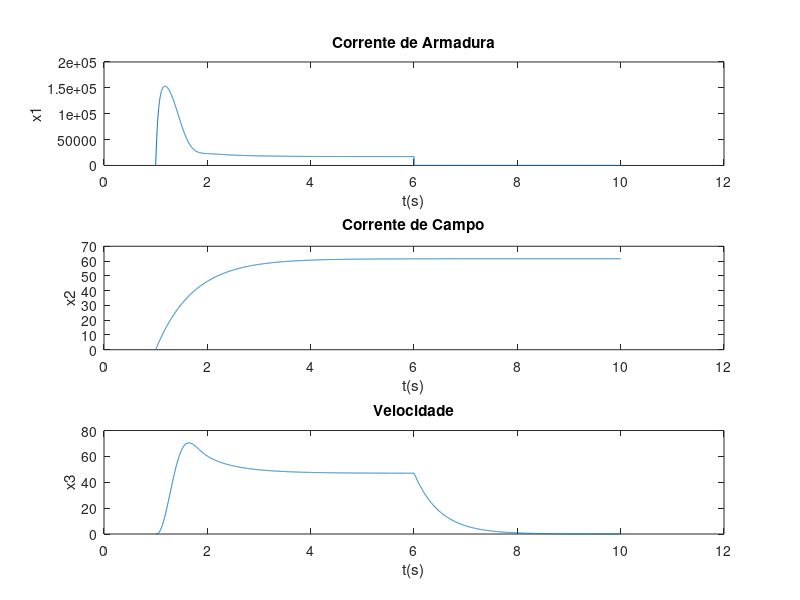
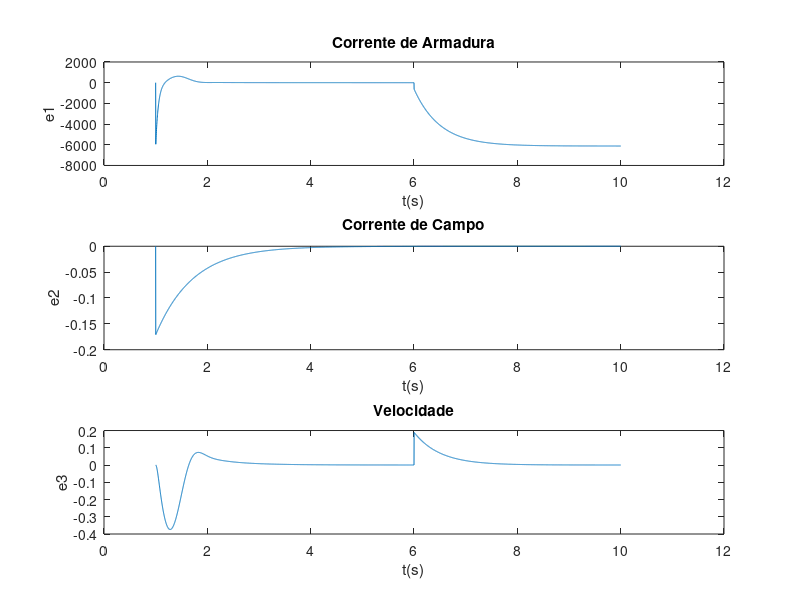

These figures' MATLAB source, in order:
ra = 4.6e-3;
rfd = 12.1875;
la = 2.38e-4;
lfd = 8.750;
lafd = 0.23;
jm = 2580;
va = 750;
vfd = 750 
ia = 17098
bm = 127;
c0 = 0;
c1 = 5041.7;
c2 = 0;
h = 0.002;
x1(1)=0;
x2(1)=0;
x3(1)=0;

kaa = 1;
kafd = 1;
kcca = 0;
kccfd = 0;
kfia = 0;
kfifd = 0; 
kfwr = 0;
kraca = 1;
krafv = 1;
klaca = 1; 
krfdcdf = 1;
krfdfv = 1;
klfdcfd = 1;
kfl = 1;
la1 = .9;
la2 = .9; 
la3 = .9;


a1 = exp(-(ra/la)*h);
a3 = exp(-(rfd/lfd)*h);
a5 = exp(-(bm/jm)*h);

b1 = (1-a1)/ra;
d1 = -(1-a5)/bm;
b2 = ((1-a3)/rfd);

i = 2;
for k = 1:h:10
    
    if k == 6
        kaa = 0;
        kafd = 1;
        kcca = 0;
        kccfd = 0;
    end
    
     if k==6
        
        raf = kraca*krafv*ra;
        laf = klaca*la;
        rfdf = krfdcdf*krfdfv*rfd;
        lfdf = klfdcfd*lfd;
        bmf = kfl*bm;
        
     end
    
     if k == 6 
        kfia = 0;
        kfifd = 0; 
        kfwr = 0; 
     end
     
    tl = c0 + c1*x3(i-1) + c2*(x3(i-1))^2;
    a2 = (1/(rfd*la - ra*lfd))*(lafd*lfd*(a3-a1)*x3(i-1)+(ra*lfd*a1-rfd*la*a3));
    a4 = lafd*((1-a5)/bm)*x2(i-1);
    x1(i) = kaa*a1*x1(i-1) + kaa*a2*x2(i-1) + kaa*~kcca*b1*va;
    x2(i) = kafd*a3*x2(i-1) + kafd*~kccfd*b2*vfd;
    x3(i) = a4*x1(i-1) + a5*x3(i-1) + d1*tl;
    
    
    
        
      
    y1(i)= ~kfia*x1(i);
    y2(i)= ~kfifd*x2(i);
    y3(i)= ~kfwr*x3(i);
    
   
    
    x1o(i) = la1*x1(i) + b1*va + (a1 - la1)*y1(i) + a2*y2(i);
    x2o(i) = la2*x2(i) + b2*vfd + (a3 - la2)*y2(i);
    x3o(i) = la3*x3(i) + d1*tl + a4*y1(i) + (a5 - la3)*y3(i);
    
    e1(i) = x1(i) - x1o(i);
    e2(i) = x2(i) - x2o(i);
    e3(i) = x3(i) - x3o(i);
    
    
    i= i+1;
end



t=1:h:10.002;
figure(1);

subplot(3,1,1);
plot(t,y1);
title('Corrente de Armadura');
ylabel('x1');
xlabel('t(s)');

subplot(3,1,2);
plot(t,y2);
title('Corrente de Campo');
ylabel('x2');
xlabel('t(s)');

subplot(3,1,3);
plot(t,y3);
title('Velocidade');
ylabel('x3');
xlabel('t(s)');

figure(2);

subplot(3,1,1);
plot(t,e1);
title('Corrente de Armadura');
ylabel('e1');
xlabel('t(s)');

subplot(3,1,2);
plot(t,e2);
title('Corrente de Campo');
ylabel('e2');
xlabel('t(s)');

subplot(3,1,3);
plot(t,e3);
title('Velocidade');
ylabel('e3');
xlabel('t(s)');
